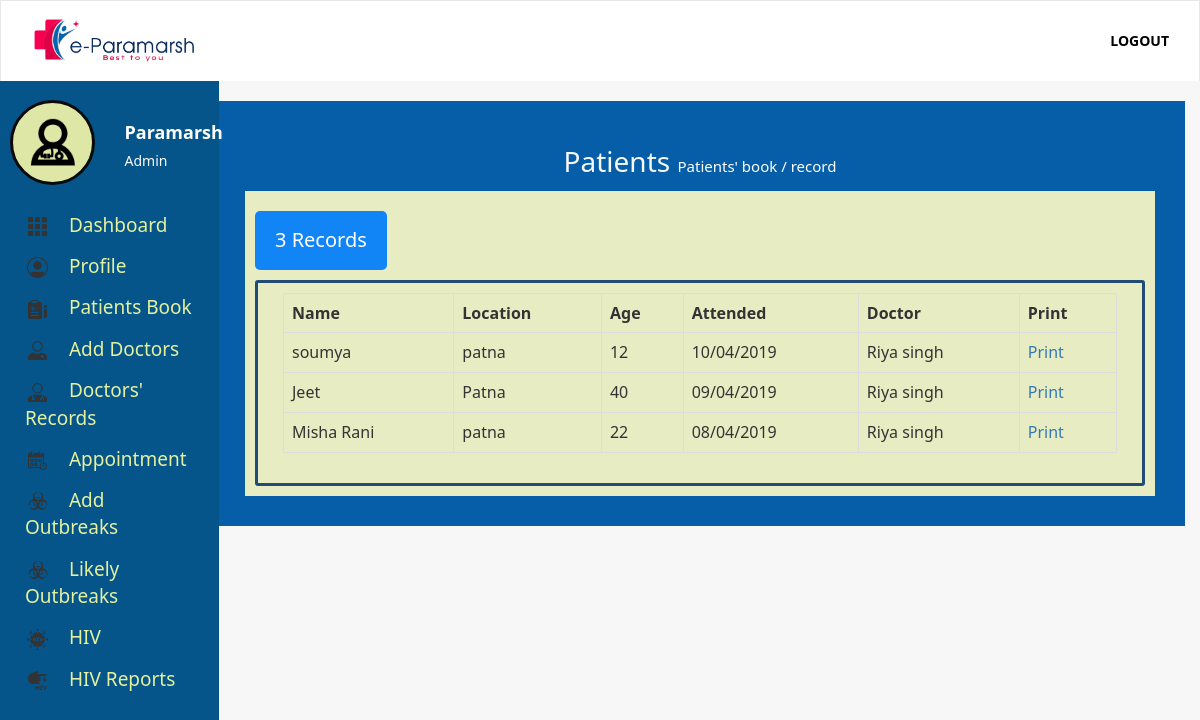
Screenshot of /patients.php (signed in) with the database file from the repository.
### tables this page shows
CREATE TABLE IF NOT EXISTS `users` (
`id` int(11) NOT NULL,
  `firstName` varchar(255) NOT NULL,
  `secondName` varchar(255) NOT NULL,
  `email` varchar(255) NOT NULL,
  `password` varchar(255) NOT NULL,
  `token` varchar(255) NOT NULL,
  `status` int(11) NOT NULL,
  `phone` varchar(255) NOT NULL,
  `profile` varchar(255) DEFAULT NULL,
  `gender` varchar(255) NOT NULL,
  `role` varchar(255) DEFAULT NULL
);

CREATE TABLE IF NOT EXISTS `patients` (
`id` int(11) NOT NULL,
  `name` varchar(255) NOT NULL,
  `location` varchar(255) NOT NULL,
  `age` varchar(255) NOT NULL,
  `gender` varchar(255) NOT NULL,
  `phone` varchar(255) NOT NULL,
  `dateOfBirth` varchar(255) NOT NULL,
  `cTime` varchar(255) NOT NULL,
  `diagnosis` text NOT NULL,
  `prescription` text NOT NULL,
  `token` varchar(255) NOT NULL,
  `doctor` varchar(255) NOT NULL,
  `number` varchar(255) DEFAULT NULL,
  `pcondition` varchar(255) DEFAULT NULL
);

### classes/User.class.php (called while the page is built, shortened)
<?php
class User{
	public static function loggedIn(){
		if(isset($_COOKIE['emr-user']) && $_COOKIE['emr-user'] != ""){
			return true;
		}
		return false;
	}
	public static function get($token, $field){
		$query = Db::fetch("users", "$field", "token = ? ", $token, "", "", "" );
		$data = Db::num($query);
		return $data[0];
	}
}

### classes/Db.class.php (called while the page is built, shortened)
<?php
class Db{
	public static function connect(){
		try{
			$db = new PDO("mysql:host=".Config::DB_HOST.";dbname=".Config::DB_NAME,Config::DB_USER, Config::DB_PASSWORD);
			$db->setAttribute(PDO::ATTR_ERRMODE, PDO::ERRMODE_EXCEPTION);
		} catch(Exception $e){
			self::returnedSQlError($e);
		}
		return $db;
	}
	public static function fetch($table, $columns,  $whereClause, $whereValue, $orderBy, $limit, $groupBy){
		if($limit == ""){
			$limit = "";
		} else {
			$limit = " LIMIT $limit ";
		}
		if($orderBy == ""){
			$orderBy = "";
		} else {
			$orderBy = " ORDER BY $orderBy ";
		}
		if($groupBy == ""){
			$groupBy = "";
		} else {
			$groupBy = "GROUP BY $groupBy";
		}
		$con = self::connect();
		if($columns == ""){
			$query = $con->prepare("SELECT * FROM $table WHERE $whereClause $groupBy $orderBy $limit");
			if($whereValue != ""){
				if(is_array($whereValue)){
					$n = 0;
					$countWhereValue = count($whereValue);
					while($n < $countWhereValue){
						$paramsCount = $n + 1;
						$query->bindParam($paramsCount, $whereValue[$n]);
						$n++;
					}
				} else {
					$query->bindParam(1, $whereValue);
				}
			} else {
				$query = $con->prepare("SELECT * FROM $table  $groupBy $orderBy  $limit");
			}
		} else {
			$sql = "SELECT ";
			if(is_array($columns)){
				$colsCount = count($columns);
				$start = 0;
				while($start < $colsCount){
					$commas = $start + 1;
					if($commas == $colsCount){
						$sql .= $columns[$start]." ";
					} else {
						$sql .= $columns[$start].", ";
					}
					$start ++;
				}
			} else {
				$sql .= "$columns ";
			}
			if($whereValue != ""){
				$sql .= "FROM $table WHERE $whereClause $groupBy $orderBy $limit";
				$query = $con->prepare($sql);
				if(is_array($whereValue)){
					$n = 0;
					$countWhereValue = count($whereValue);
					while($n < $countWhereValue){
						$paramsCount = $n + 1;
						$query->bindParam($paramsCount, $whereValue[$n]);
						$n++;
					}
				} else {
					$query->bindParam(1, $whereValue);
				}
			} else {
				$sql .= "FROM $table $groupBy $orderBy $limit";
				$query = $con->prepare($sql);
			}
		}
		$query->execute();
		return $query;
	}
	public static function count($query){
		return $query->rowCount();
	}
	public static function assoc($query){
		return $query->fetch(PDO::FETCH_ASSOC);
	}
	public static function num($query){
		return $query->fetch(PDO::FETCH_NUM);
	}
}

### importance.php (called while the page is built, shortened)
<?php
if(User::loggedIn()){
	$token = $_COOKIE['emr-user'];
	$userFirstName = User::get($token, "firstName");
	$userToken = User::get($token, "token");
	$userStatus = User::get($token, "status");
	$userRole = User::get($token, "role");
	if($userStatus == 1){
		$userRole = "Admin";
	} else {
		$userRole = $userRole;
	}
}

### classes/Patient.class.php (the view, shortened to what this page needs)
<?php
class Patient{
	public static function get($token, $field){
		$query = Db::fetch("patients", "$field", "token = ? ", $token, "", "", "");
		if(Db::count($query)){
			$data = Db::num($query);
			return $data[0];
		}
	}
	public static function patientsBooks(){
		$query = Db::fetch("patients", "", "", "", "id DESC", "", "");
		if(Db::count($query)){
			if(Db::count($query) == 1){
				$countP = Db::count($query)." Record";
			} else {
				$countP = Db::count($query)." Records";
			}
			echo "<div class='badge-header'>$countP</div>";
			echo "<div class='form-holder'><table class='table table-bordered'>";
		    echo "
					<tr>
						<td><strong>Name</strong></td>
						<td><strong>Location</strong></td>
						<td><strong>Age</strong></td>
						<td><strong>Attended</strong></td>
						<td><strong>Doctor</strong></td>
						<td><strong>Print</strong></td>
					<tr>
			";
			while($data = Db::assoc($query)){
				$token = $data['token'];
				$name = self::get($token, "name");
				$location = self::get($token, "location");
				$age = self::get($token, "age");
				$time = self::get($token, "cTime");
				$date = strftime(date("d/m/Y", $time));
				$doctor = self::get($token, "doctor");
				$docName = User::get($doctor, "firstName")." ".User::get($doctor, "secondName");
				echo "
					<tr>
						<td>$name</td>
						<td>$location</td>
						<td>$age</td>
						<td>$date</td>
						<td>$docName</td>
						<td><a href='print.php?patient=$token'>Print</a></td>
					<tr>
			";
			}
			echo "</table></div>";
		} else {
			Messages::info("There is no record in the moment");
		}
	}
}

### inc/sidebar.inc.php (shortened to what this page needs)
<?php
if(User::loggedIn()){
	if($userStatus == 1){
	?>
	<div class='sidebar'>
		<div class='sidebar-area'>
			<div class='row' style='margin-bottom: 20px;'>
				<div class='col-md-6'>
					<div class='user-profile'>
						<img src='images/3678412 - doctor medical care medical help stethoscope.png' class='img-responsive' style='max-height: 80px;' />
					</div>
				</div>
				<div class='col-md-6'>
					<div class='user-names'>
						<?php echo "$userFirstName";  ?>
					</div>
					<div class='user-role'>
						<?php echo "$userRole";  ?>
					</div>
				</div>
			</div>
			<ul class='sidebar-menu'>
				<li><a href='index.php'><img class='sidebar-menu-icon' src='images/Dashboard.png' /> Dashboard</a></li>
				<li><a href='profile.php?token=<?php echo $userToken; ?>'><img class='sidebar-menu-icon' src='images/Profile.png' />  Profile</a></li>
				<li><a href='patients.php'><img class='sidebar-menu-icon' src='images/Patient Book.png' />  Patients Book</a></li>
				<li><a href='add-doctors.php'><img class='sidebar-menu-icon' src='images/add doctors.png' />  Add Doctors</a></li>
				<li><a href='doctors-record.php'><img class='sidebar-menu-icon' src='images/doctors_record.png' /> Doctors' Records</a></li>
				<li><a href='appointments.php'><img class='sidebar-menu-icon' src='images/Appointment.png' />  Appointment</a></li>
				<li><a href='add-outbreak.php'> <img class='sidebar-menu-icon' src='images/Outbreak.png' /> Add Outbreaks</a></li>
				<li><a href='outbreaks.php'><img class='sidebar-menu-icon' src='images/Outbreak.png' />  Likely Outbreaks</a></li>
				<li><a href='hiv.php'><img class='sidebar-menu-icon' src='images/hiv.png' />  HIV</a></li>
				<li><a href='reports.php'><img class='sidebar-menu-icon' src='images/hiv report.png' />  HIV Reports</a></li>
			</ul>
		</div>
	</div>
<?php
}
} else if(Patient::isPatientIn() ) {
?>
<div class='sidebar'>
		<div class='sidebar-area'>
			<div class='row' style='margin-bottom: 20px;'>
				<div class='col-md-6'>
					<div class='user-profile'>
						<img src='images/3678443 - ambulance fast fast hospital.png' class='img-responsive' style='max-height: 80px;' />
					</div>
				</div>
				<div class='col-md-6'>
					<div class='user-names'>
						<?php echo Patient::getP($_SESSION['patient'], "name");  ?>
					</div>
					<div class='user-role'>
						<?php echo "Patient";  ?>
					</div>
				</div>
			</div>
			<ul class='sidebar-menu'>
			<li><a href='patient-data.php'><img class='sidebar-menu-icon' src='images/Your data.png' />  Your Data</a></li>
				<li><a href='book-appointments.php'><img class='sidebar-menu-icon' src='images/Appointment.png' />  Book an Appointment</a></li>
				<li><a href='p-sent-appointments.php'><img class='sidebar-menu-icon' src='images/book_appointment.png' /> Sent Appointments</a></li>
				<li><a href='p-reply-appointments.php'><img class='sidebar-menu-icon' src='images/reply_appointment.png' /> Replies</a></li>
				<li><a href='logout.php'> <img class='sidebar-menu-icon' src='images/logout.png' /> Logout</a></li>
			</ul>
		</div>
	</div>
<?php
}

### css/main.css (style rules this page uses)
body { background:rgb(248, 247, 247) ; font-family: "Segoe UI", Frutiger, "Frutiger Linotype", "Dejavu Sans", "Helvetica Neue", Arial, sans-serif ; }
.badge-header { background:#1184f6 ; display: inline-block; padding: 15px 20px; font-size: 20px; border-radius: 5px; color:#ffffff ; margin: 10px 0; }
.form-holder { padding: 10px 25px; border: 3px solid#224c75 ; border-radius: 3px; background:#eff599(255, 255, 255, 0.7); }
.sidebar { position: relative; }
.sidebar .sidebar-area { z-index: 1; position: fixed; top: 50px; background: #05558a; width: 219px; height: 100%; padding: 100px 10px 10px 10px; left: 0; top: 0; min-height: 500px; }
.sidebar-menu { padding: 0; }
.sidebar-menu li { list-style-type: none; }
.sidebar-menu li a { color: #e5f19e; z-index: 999; display: block; text-decoration: none; padding: 7px 15px; font-size: 19px; font-weight: 500; }
.sidebar-menu-icon { margin-right: 14px; width:25; height:25; }
.user-profile { background:#f6f6aae8 ; border: 3px solid#0a0a0a ; padding: 15px; border-radius: 70px; }
.user-names { color:#fdfdfa ; font-weight: bold; font-size: 18px; margin: 20px 0px 5px 0px; }
.user-role { color:#fafafa }

### rows the page displays
users: firstName "Paramarsh", status "Admin"
patients: name "soumya", location "patna", age "12", date "10/04/2019", docName "Riya singh"
patients: name "Jeet", location "Patna", age "40", date "09/04/2019", docName "Riya singh"
patients: name "Misha Rani", location "patna", age "22", date "08/04/2019", docName "Riya singh"

### other values shown
$countP "3 Records"
